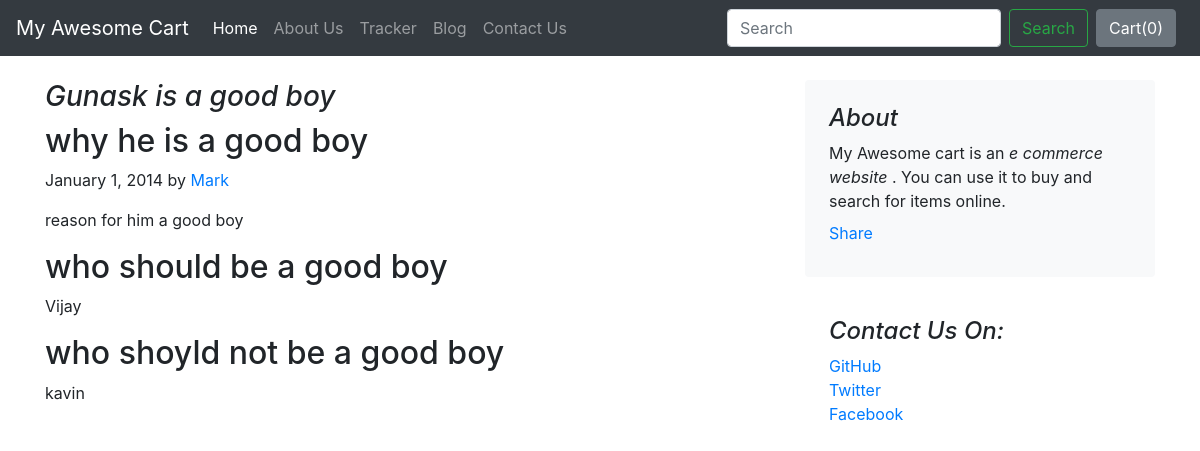
The page /blog/blogpost/1 on the database its author committed.
### blog/models.py (models this page shows)
class Blogpost(models.Model):
    post_id = models.AutoField(primary_key = True)
    title = models.CharField(max_length=50)
    head0 = models.CharField(max_length=500, default="")
    chead0 = models.CharField(max_length=5000, default="")
    head1 = models.CharField(max_length=500, default="")
    chead1 = models.CharField(max_length=5000, default="")
    head2 = models.CharField(max_length=500, default="")
    chead2 = models.CharField(max_length=5000, default="")
    pub_date = models.DateField()
    thumbnail = models.ImageField(upload_to="shop/images", default="")
    def __str__(self):
        return self.title

### blog/views.py (the view)
# urls.py: path('blogpost/<int:id>', views.blogpost, name='blogPost')
def blogpost(request, id):
    post = Blogpost.objects.filter(post_id=id)[0]
    print(post)
    return render(request, 'blog/blogpost.html',{'post': post})

### blog/templates/blog/blogpost.html (shortened to what this page needs)
{% extends 'blog/basic.html' %}
{% block body %}
 {% load static %}
<div class="container">
    <div class="row mt-4">
    <div class="col-md-8 blog-main">
      <h3 class="font-italic">
        {{post.title}}
      </h3>
      <div class="blog-post">
        <h2 class="blog-post-title">{{post.head0}}</h2>
     <p class="blog-post-meta">January 1, 2014 by <a href="#">Mark</a></p>
        <p>{{post.chead0}}</p>
        <h2>{{post.head1}}</h2>
        <p>{{post.chead1}}</p>
        <h2>{{post.head2}}</h2>
        <p>{{post.chead2}}</p>
      </div>
    </div>
    <aside class="col-md-4 blog-sidebar">
      <div class="p-4 mb-3 bg-light rounded">
        <h4 class="font-italic">About</h4>
        <p class="mb-0">My Awesome cart is an <em>e commerce website</em> . You can use it to buy and search for items online.</p>
          <div class="fb-share-button my-2" data-href="http://127.0.0.1:8000/blog/blogpost/{{post.post_id}}" data-layout="button_count" data-size="large"><a target="_blank" href="https://www.facebook.com/sharer/sharer.php?u=http%3A%2F%2F127.0.0.1%3A8000%2Fblog%2Fblogpost%2F1&amp;src=sdkpreparse" class="fb-xfbml-parse-ignore">Share</a></div>
      </div>
      <div class="p-4">
        <h4 class="font-italic">Contact Us On:</h4>
        <ol class="list-unstyled">
          <li><a href="#">GitHub</a></li>
          <li><a href="#">Twitter</a></li>
          <li><a href="#">Facebook</a></li>
        </ol>
      </div>
    </aside>
  </div>
</div>
{% endblock %}

### rows shown on the page
Blogpost: title "Gunask is a good boy", head0 "why he is a good boy", chead0 "reason for him a good boy", head1 "who should be a good boy", chead1 "Vijay", head2 "who shoyld not be a good boy", chead2 "kavin"
